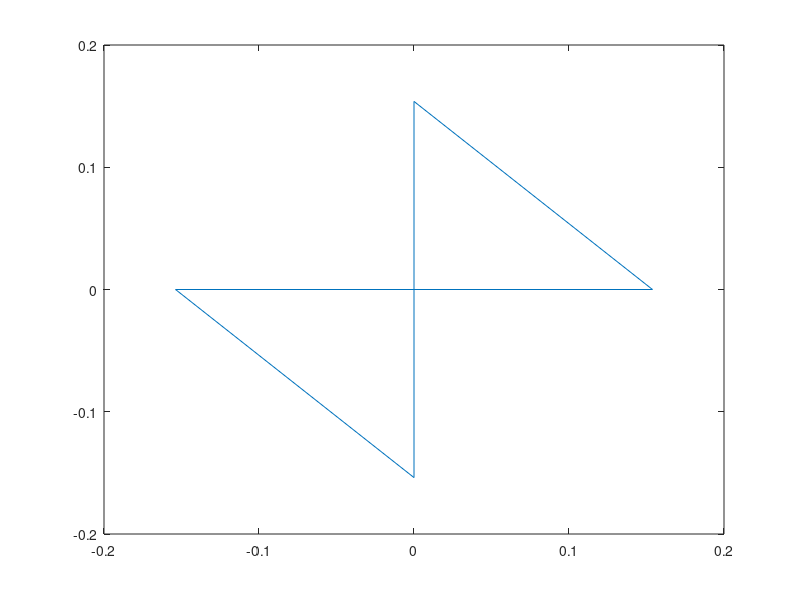

Reproduce this figure in MATLAB.
v1=[-1,0,2];
v2=[1,0,5];
v3=[0,1,4];
v4=[0,-1,3];

Zavg=v1(3)+v1(3)+v1(3)+v1(3)/4;
V1(1)=v1(1)/Zavg;
V1(2)=v1(2)/Zavg;
V2(1)=v2(1)/Zavg;
V2(2)=v2(2)/Zavg;
V3(1)=v3(1)/Zavg;
V3(2)=v3(2)/Zavg;
V4(1)=v4(1)/Zavg;
V4(2)=v4(2)/Zavg;


plot([V1(1),V2(1),V3(1),V4(1),V1(1)],[V1(2),V2(2),V3(2),V4(2),V1(2)])